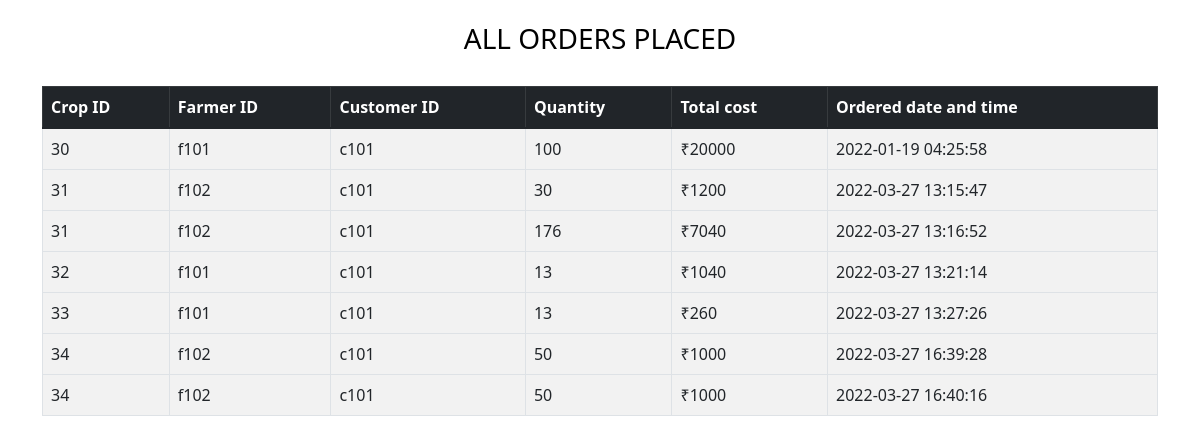
Screenshot of /adminordersview.php with the database file from the repository.
### tables this page shows
CREATE TABLE `crop_orders` (
  `crop_id` int(4) NOT NULL,
  `customer_id` varchar(100) NOT NULL,
  `farmer_id` varchar(200) NOT NULL,
  `total_cost` double NOT NULL,
  `quantity` int(11) NOT NULL,
  `dateandtime` timestamp NOT NULL DEFAULT current_timestamp() ON UPDATE current_timestamp()
);

### adminordersview.php (the view, shortened to what this page needs)
<!DOCTYPE html>
<html lang="en">
<head>
    <link href="https://cdn.jsdelivr.net/npm/bootstrap@5.1.3/dist/css/bootstrap.min.css" rel="stylesheet">
</head>
<body>
<div class="container">
<div class="tablename">
    <h3 style="color:black;text-align:center;padding:2%;text-transform:uppercase;">All orders placed</h3>
</div>
<table class="table table-bordered table-striped">
<thead class="table-dark">
<tr>
 <th>Crop ID</th>
 <th>Farmer ID</th>
 <th>Customer ID</th>
 <th>Quantity</th>
 <th>Total cost</th>
 <th>Ordered date and time</th>
 </tr>
</thead>
<?php
$con=mysqli_connect('localhost','root','');
mysqli_select_db($con,'agriculture_management_system');
$query="SELECT o.crop_id,o.farmer_id,o.customer_id,o.total_cost,o.quantity,o.dateandtime from crop_orders o";
$result=$con->query($query);
if($result->num_rows>0)
{
  while($row=$result->fetch_assoc())
  {
    echo "<tr><td>".$row["crop_id"]."</td><td>".$row["farmer_id"]."</td><td>".$row["customer_id"]."</td><td>".$row["quantity"]."</td><td>&#8377;".$row["total_cost"]."</td><td>".$row["dateandtime"]."</td><tr>";
  }
  echo "</table>";
}
else{
  echo "<h2 align=center>No Orders to show<h2>";
}
?>
</div>
</body>
</html>

### rows the page displays
crop_orders: crop "30", farmer "f101", customer "c101", quantity "100", total_cost "20000", dateandtime "2022-01-19 04:25:58"
crop_orders: crop "31", farmer "f102", customer "c101", quantity "30", total_cost "1200", dateandtime "2022-03-27 13:15:47"
crop_orders: crop "31", farmer "f102", customer "c101", quantity "176", total_cost "7040", dateandtime "2022-03-27 13:16:52"
crop_orders: crop "32", farmer "f101", customer "c101", quantity "13", total_cost "1040", dateandtime "2022-03-27 13:21:14"
crop_orders: crop "33", farmer "f101", customer "c101", quantity "13", total_cost "260", dateandtime "2022-03-27 13:27:26"
crop_orders: crop "34", farmer "f102", customer "c101", quantity "50", total_cost "1000", dateandtime "2022-03-27 16:39:28"
crop_orders: crop "34", farmer "f102", customer "c101", quantity "50", total_cost "1000", dateandtime "2022-03-27 16:40:16"
